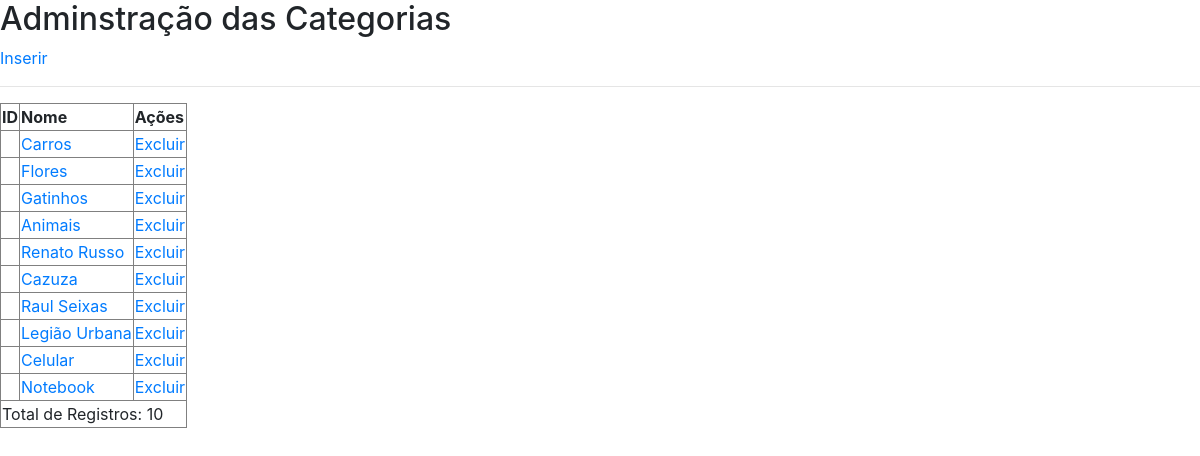
The page /admin/categoria-lista.php on the database its author committed.
### tables this page shows
CREATE TABLE `categorias` (
  `categoriaID` int(11) NOT NULL,
  `Nome` varchar(100) NOT NULL,
  `Ativo` tinyint(1) NOT NULL
);

### admin/categoria-lista.php (the view, shortened to what this page needs)
<?php
include_once '../includes/_head.php';
$sql = "SELECT * FROM categorias";
$resultado = mysqli_query($conexao,$sql);
$total = mysqli_num_rows($resultado);
?>
    <main>
        <h2>Adminstração das Categorias</h2>
        <a href="categoria-salvar.php">Inserir</a>
        <hr>
        <table border="1">
            <tr>
                <th>ID</th>
                <th>Nome</th>
                <th>Ações</th>
</tr>
<?php
if($resultado){
    while ($dado = mysqli_fetch_array($resultado)) {
?>
<tr>
    <td><?php echo $dado['CategoriaID'];?></td>
    <td><a href="categoria-salvar.php?acao=salvar&id=<?php echo $dado['CategoriaID'];?>"><?php echo $dado['Nome'];?></a></td>
    <td><a href="categoria-processa.php?acao=excluir&id=<?php echo $dado['CategoriaID']?>">Excluir</a></td>
    </tr>
    <?php
      }
}else{
    ?>
    <tr>
        <td colspan="3">Resultados não encontrados</td>
</tr>
<?php
}
?>
<tr>
    <td colspan="3">Total de Registros: <?php echo $total;?></td>
</table>
</main>

### rows shown on the page
categorias: Nome "Carros"
categorias: Nome "Flores"
categorias: Nome "Gatinhos"
categorias: Nome "Animais"
categorias: Nome "Renato Russo"
categorias: Nome "Cazuza"
categorias: Nome "Raul Seixas"
categorias: Nome "Legião Urbana"
categorias: Nome "Celular"
categorias: Nome "Notebook"

### other values the page prints
$total "10"
